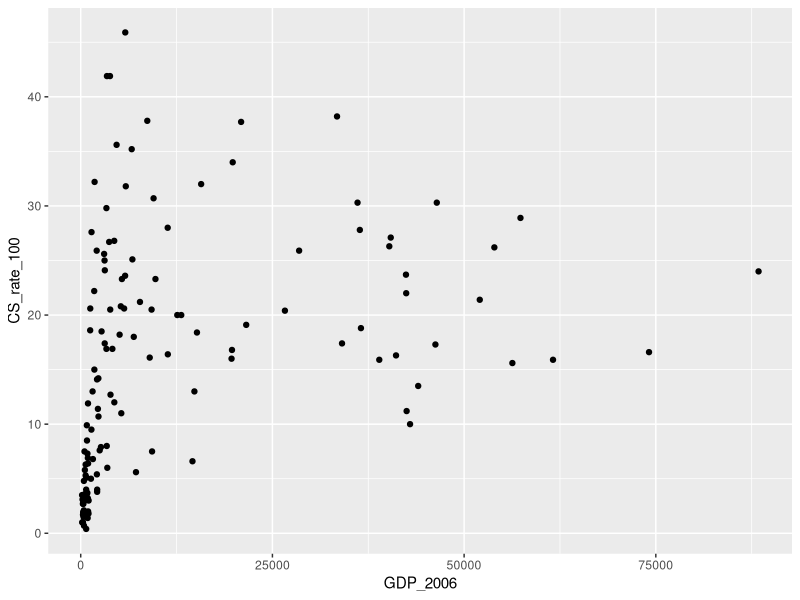
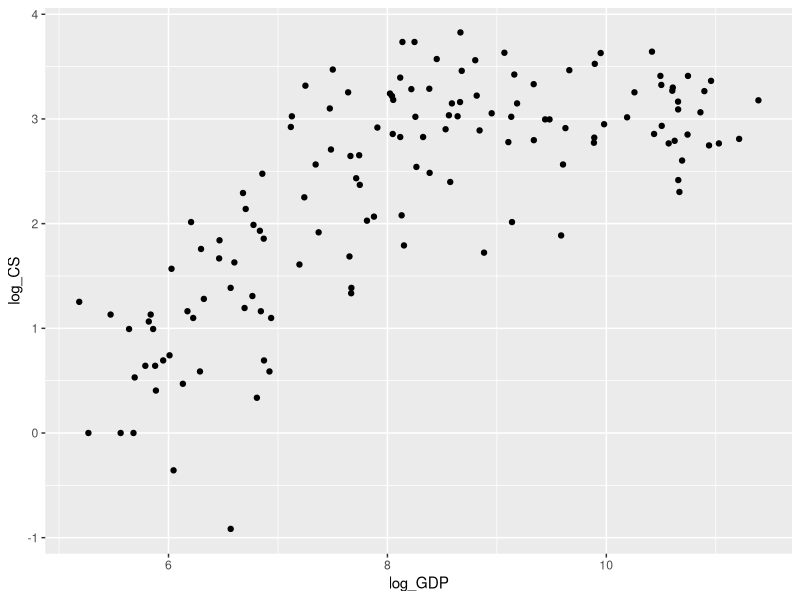
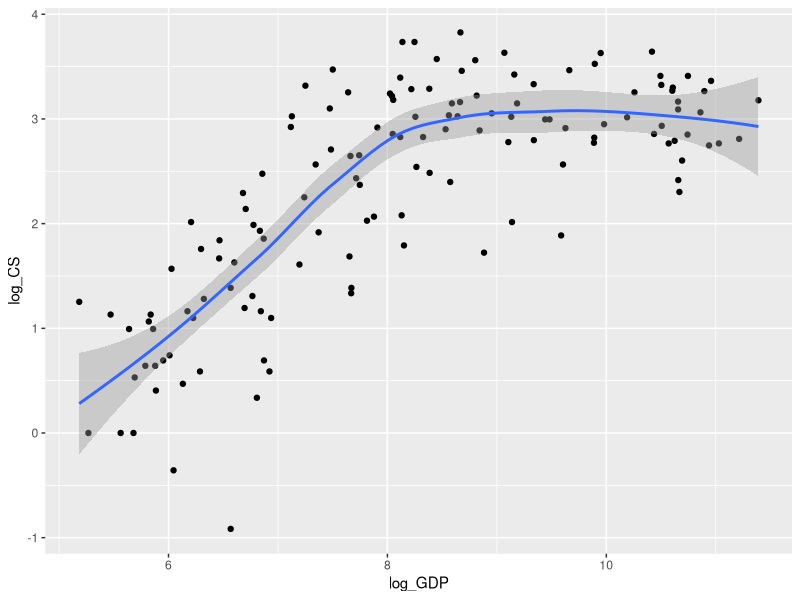
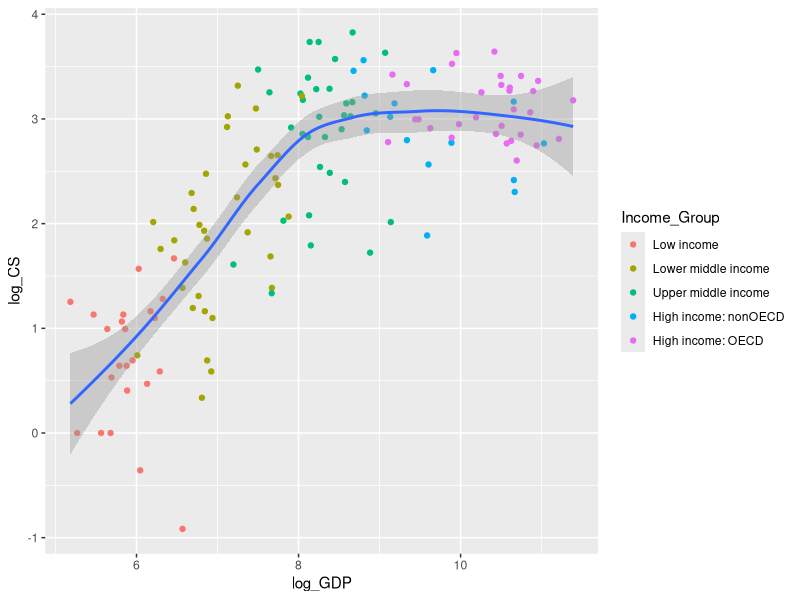
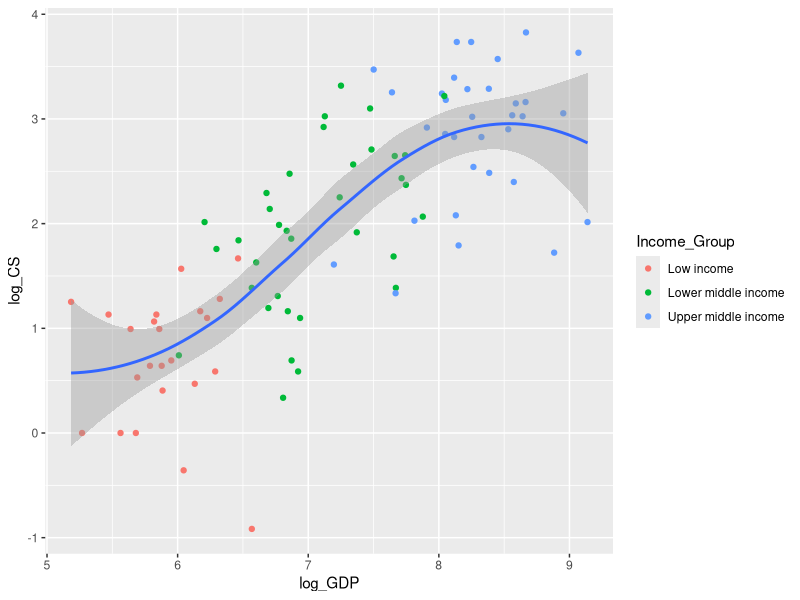
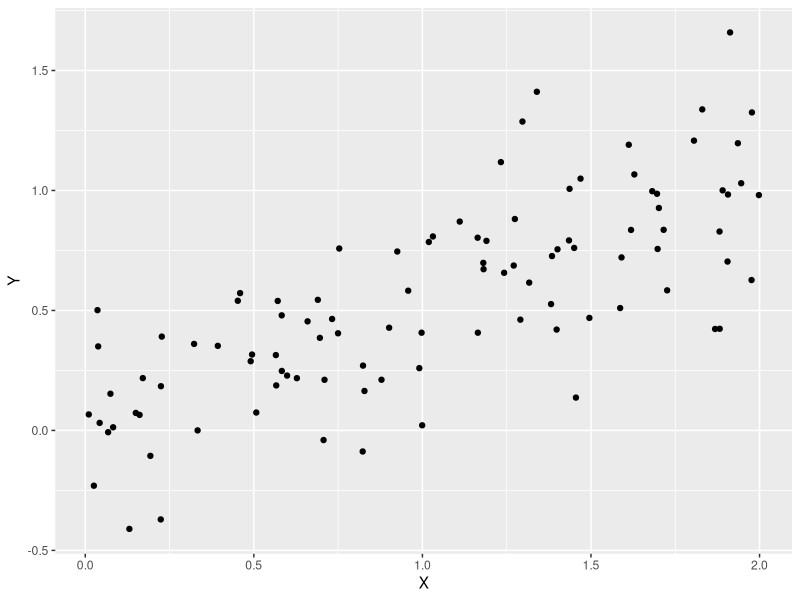
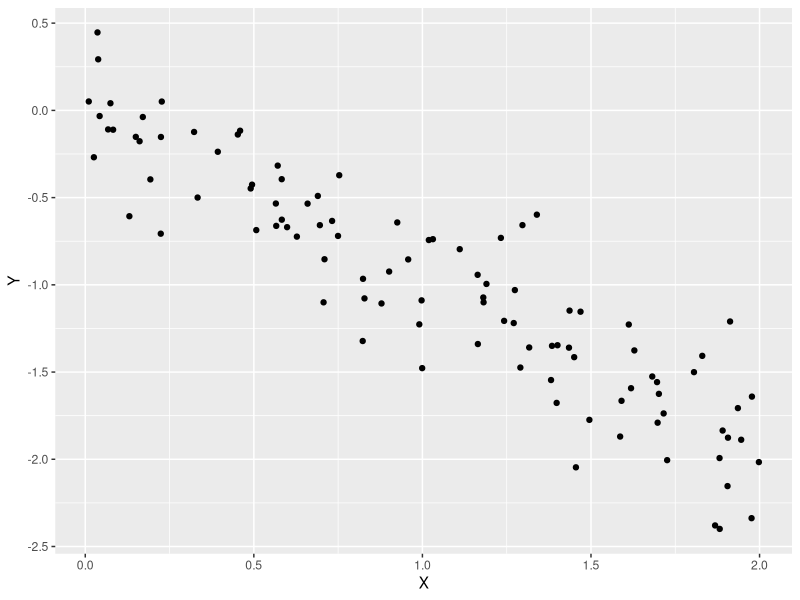

Recreate these plots in R, in order.
## ---- chunk 1
library(dplyr)
library(ggplot2)
library(readr)
library(broom)

CS_data <- read_csv("../Data/Cesarean.csv")

# This code re-orders the variable Income_Group in the specified order.
# Note that it *does not* change the order of the data frame (like arrange() does)
# Rather, it specifies the order the data will be plotted. 
# This will make more sense when we plot the data using Income_Group, and then
# again using Income_Group_order
CS_data$Income_Group <- forcats::fct_relevel(CS_data$Income_Group, 
                                            "Low income", "Lower middle income", 
                                            "Upper middle income", "High income: nonOECD", 
                                            "High income: OECD")

CS_data <- CS_data %>% mutate(CS_rate_100 = CS_rate*100)
## ---- chunk 2
#solution 
ggplot(data = CS_data, aes(x = GDP_2006, y = CS_rate_100)) + 
  geom_point()
## ---- chunk 3
#solution
CS_data <- CS_data %>% mutate(log_CS = log(CS_rate_100), 
                              log_GDP = log(GDP_2006))
## ---- chunk 4
#solution
ggplot(CS_data, aes(x = log_GDP, y = log_CS)) + 
  geom_point()
## ---- chunk 5
#solution
ggplot(CS_data, aes(x = log_GDP, y = log_CS)) + 
  geom_point() +
  geom_smooth()
## ---- chunk 6
#solution
ggplot(CS_data, aes(x = log_GDP, y = log_CS)) + 
  geom_point(aes(col = Income_Group)) +
  geom_smooth()
## ---- chunk 7
#solution
CS_data_sub <- CS_data %>% filter(Income_Group %in% c("Low income", 
                                                      "Lower middle income",
                                                      "Upper middle income"))

#alternative solution (remember "!" is read as "not")
CS_data_sub <- CS_data %>% 
  filter(!(Income_Group %in% c("High income: nonOECD","High income: OECD"))
         )
## ---- chunk 8
# use this code chunk to write your code.

#solution
ggplot(CS_data_sub, aes(x = log_GDP, y = log_CS)) + 
  geom_point(aes(col = Income_Group)) +
  geom_smooth()
## ---- chunk 9
#solution
lm(formula = log_CS ~ log_GDP, data = CS_data_sub)

#alternative solution
mod_CS_GDP <- lm(formula = log_CS ~ log_GDP, data = CS_data_sub)
tidy(mod_CS_GDP)
## ---- chunk 10
# runif() makes n copies of random number between 0 and 2
# Run this line and then take a look at X by printing it to the screen
X <- runif(n = 100, min = 0, max = 2)
X # Notice that there are 100 values between 0 and 2. 

# Make a random error that is normally distributed 
# We will learn more about the normal distribution in Chapter 11.
e <- rnorm(n = 100, mean = 0, sd = 0.25)

# Make Y, the reponse variable, a function of X and e
sim_intercept <- 0 # we arbitrarily set the intercept to 0 to begin. 
sim_slope <- 0.5 # we arbitrarily set the slope to 0.5 to begin. 
Y <- sim_intercept + sim_slope*X + e
dat_sim <- data.frame(Y, X)
## ---- chunk 11
#solution
ggplot(data = dat_sim, aes(x = X, y = Y)) + 
  geom_point()
## ---- chunk 12
# solution
lm(formula = Y ~ X, data = dat_sim)
## ---- chunk 13
#solution
sim_intercept <- 0 #note: you don't have to re-run this specific line, since the intercept stays the same
sim_slope <- -1
Y <- sim_intercept + sim_slope*X + e
dat_sim <- data.frame(Y,X)

ggplot(data = dat_sim, aes(x = X, y = Y)) + 
  geom_point()

lm(formula = Y ~ X, data = dat_sim)
